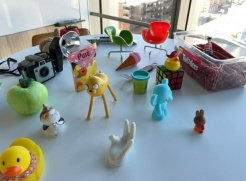
#> input picture data/figurines/images/frame_00006.jpg, 246 x 181 px, given in place of frame_00002.jpg, which was not available
$ python gerar_figuras_cvm.py
#> lines starting #> are read from the running program, lines starting #| are printed output that depends on the picture
"""
Figuras do artigo da Computational Visual Media (artigo_cvm/) no tamanho final
de impressão.

O checklist da CVM exige que o texto das figuras tenha pelo menos o tamanho do
corpo do artigo (10 pt). As figuras da tese eram desenhadas grandes e reduzidas
pelo LaTeX, o que deixava os rótulos com ~4 pt. Aqui cada figura é criada já
com a largura em que entra no artigo (\\columnwidth = 84,25 mm ou \\textwidth =
174 mm), com fonte Times (STIX) de 10 pt em todo o texto, inclusive no interior
dos diagramas, e deve ser incluída no .tex exatamente com essa largura.

As imagens de cada painel são as mesmas das figuras da tese (conferidas painel
a painel): images_coverage de cada configuração, objects_pred do Gaussian
Grouping e a imagem original em resolução cheia do LERF-OVS. As figuras
originais em figuras/ não são alteradas; a saída vai para artigo_cvm/figures/.

    python gerar_figuras_cvm.py                 # todas
    python gerar_figuras_cvm.py --so diagramas  # só um grupo
"""
import argparse
import json
import os

import cv2
import matplotlib
matplotlib.use("Agg")
import matplotlib.pyplot as plt
import numpy as np
from matplotlib.patches import Circle, FancyArrowPatch, FancyBboxPatch, Rectangle

RAIZ = os.path.dirname(os.path.abspath(__file__))
SAIDA = os.path.join(RAIZ, "artigo_cvm", "figures")
EXP = os.path.join(RAIZ, "experimentos_finais")
ARQ = os.path.join(EXP, "comparação entre arquiteturas")
LERF = "/home/victor/Downloads/lear_ovs/lerf_ovs"

COLUNA = 84.25 / 25.4   # \columnwidth da CVM, em polegadas
PAGINA = 174.0 / 25.4   # \textwidth
T_TITULO = 10           # corpo do texto do artigo
T_TEXTO = 10            # texto interno dos diagramas
DPI = 600
ASPECTO = 730 / 988     # altura/largura das imagens do LERF-OVS

plt.rcParams.update({
    "font.family": "serif", "font.serif": ["STIXGeneral"], "mathtext.fontset": "stix",
    "font.size": T_TITULO, "pdf.fonttype": 42, "savefig.dpi": DPI,
})


def ler(caminho):
    im = cv2.imread(caminho, cv2.IMREAD_COLOR)
    assert im is not None, f"não encontrado: {caminho}"
    return cv2.cvtColor(im, cv2.COLOR_BGR2RGB)


def original(cena, frame):
    """Imagem original em resolução cheia (988x730)."""
    return ler(f"{LERF}/{cena}/images/{frame}.jpg")


def cobertura(pasta, frame="frame_00002"):
    return ler(os.path.join(pasta, "images_coverage", f"{frame}.png"))


# [42 lines left out: functions salvar, mostrar, grade, not called in this run]


def figuras_grades():
    orig = original("teatime", "frame_00002")
    e1 = lambda n: cobertura(os.path.join(EXP, "experimento1", n, "gat"))
    e2 = lambda n: cobertura(os.path.join(EXP, "experimento2", n, "gat"))
    grade([("(a) Original image", orig),
           ("(b) Default", e1("padrao")),
           ("(c) Low min_cluster_size", e1("mcs_baixo")),
           ("(d) High min_cluster_size", e1("mcs_alto")),
           ("(e) High min_samples", e1("ms_alto")),
           ("(f) $leaf$ selection", e1("leaf"))],
          2, "exp1_hdbscan_comparacao_en.png")
    grade([("(a) Original image", orig),
           ("(b) Default", e1("padrao")),
           ("(c) Tight margins", e2("margens_apertadas")),
           ("(d) Relaxed margins", e2("margens_relaxadas")),
           ("(e) High centroid repulsion", e2("centroides_alto"))],
          2, "exp2_loss_comparacao_en.png")
    grade([("(a) Original image", orig),
           ("(b) GAT (8 heads)", cobertura(os.path.join(ARQ, "padrao", "gat"))),
           ("(c) GAT (4 heads)", cobertura(os.path.join(ARQ, "gat_4_cabecas", "gat"))),
           ("(d) GCN (2 layers)", cobertura(os.path.join(ARQ, "gcn_2_camadas", "gcn"))),
           ("(e) GCN (4 layers)", cobertura(os.path.join(ARQ, "gcn_4_camadas", "gcn")))],
          2, "exp3_arquiteturas_comparacao_en.png")
    grade([("(a) Original image", orig),
           ("(b) HDBSCAN on the\ninput features",
            cobertura(os.path.join(EXP, "experimento5", "sem_rede_r1", "gat"))),
           ("(c) GAT with 20 epochs",
            cobertura(os.path.join(EXP, "experimento5", "epoca20_r1", "gat"))),
           ("(d) Default (full training)", e1("padrao"))],
          2, "exp5_treino_comparacao_en.png")


# ----------------------------------------------------------------------------
# Comparação com o Gaussian Grouping (Fig. 7): uma linha por cena
# ----------------------------------------------------------------------------

COLUNAS_METODOS = ["Original image", "Our method", "Gaussian Grouping"]


# [288 lines left out: functions linha_comparacao, figuras_comparacao, grade_vistas, figura_multivistas, figura_consistencia, projetar_seg3d and 4 more, not called in this run]


# ----------------------------------------------------------------------------
# Diagramas (Figs. 1 e 2), desenhados em polegadas no tamanho de impressão
# ----------------------------------------------------------------------------

CINZA = dict(fc="#ededed", ec="#4d4d4d")
AZUL = dict(fc="#d9e6f7", ec="#2f6fc0")
LARANJA = dict(fc="#fae5cd", ec="#e08a2e")
VERDE = dict(fc="#dfeedd", ec="#3d7a3d")
ROXO = dict(fc="#e6dff3", ec="#7a5bbf")
BRANCO = dict(fc="#ffffff", ec="#111111")
LINHA = 0.8


def caixa(ax, x0, y0, x1, y1, titulo, linhas=(), cores=CINZA):
#> called with x0 = 0.12, y0 = 1.51, x1 = 0.92, y1 = 2.68, titulo = 'Scene'
    ax.add_patch(FancyBboxPatch((x0, y0), x1 - x0, y1 - y0,
                                boxstyle="round,pad=0,rounding_size=0.04",
                                linewidth=LINHA, **cores))
    cx, cy = (x0 + x1) / 2, (y0 + y1) / 2
    h_tit, h_lin = T_TITULO * 1.3 / 72, T_TEXTO * 1.2 / 72
    total = (h_tit if titulo else 0) + len(linhas) * h_lin
    y = cy + total / 2
    if titulo:
        ax.text(cx, y - h_tit / 2, titulo, ha="center", va="center",
                fontsize=T_TITULO, fontweight="bold")
        y -= h_tit
    for linha in linhas:
        ax.text(cx, y - h_lin / 2, linha, ha="center", va="center", fontsize=T_TEXTO)
        y -= h_lin


def seta(ax, x0, y0, x1, y1):
    ax.add_patch(FancyArrowPatch((x0, y0), (x1, y1), arrowstyle="-|>", mutation_scale=7,
                                 linewidth=LINHA, color="#111111", shrinkA=0, shrinkB=0))


def eixo_polegadas(largura, altura):
    fig = plt.figure(figsize=(largura, altura))
    ax = fig.add_axes([0, 0, 1, 1])
    ax.set_xlim(0, largura); ax.set_ylim(0, altura); ax.axis("off")
    return fig, ax


def pipeline():
    L, H = PAGINA, 3.20
    fig, ax = eixo_polegadas(L, H)
    m = 0.03

    # Etapa 1
    ax.add_patch(FancyBboxPatch((m, 1.42), L - 2 * m, 1.75, boxstyle="round,pad=0,rounding_size=0.05",
                                fc="#f7f7f7", ec="#b8b8b8", linewidth=LINHA))
    ax.text(0.12, 3.01, "Stage 1: scene reconstruction and initial labels",
            fontsize=T_TITULO, fontweight="bold", va="center")
    hb = 0.54                     # altura das caixas
    y_sup, y_inf = 2.14, 1.51     # base das linhas de caixas
    caixa(ax, 0.12, y_inf, 0.92, y_sup + hb, "Scene", ["images"], CINZA)
    xs = [(1.12, 2.42), (2.62, 3.92)]
    caixa(ax, xs[0][0], y_sup, xs[0][1], y_sup + hb, "COLMAP (SfM)",
          ["camera poses and", "sparse point cloud"], AZUL)
    caixa(ax, xs[1][0], y_sup, xs[1][1], y_sup + hb, "3D splats",
          ["training with 3D", "Gaussian splatting"], AZUL)
    caixa(ax, xs[0][0], y_inf, xs[0][1], y_inf + hb, "SAM",
          ["2D segmentation", "masks"], LARANJA)
    caixa(ax, xs[1][0], y_inf, xs[1][1], y_inf + hb, "DEVA",
          ["consistent IDs", "across images"], LARANJA)
    caixa(ax, 4.12, y_inf, L - 0.12, y_sup + hb, r"2D $\rightarrow$ 3D projection",
          ["voting across views defines", "the initial label of each splat"], LARANJA)
    for yc in (y_sup + hb / 2, y_inf + hb / 2):
        seta(ax, 0.92, yc, 1.11, yc)
        seta(ax, 2.42, yc, 2.61, yc)
        seta(ax, 3.92, yc, 4.11, yc)

    # ligação entre as etapas
    xl = (4.12 + L - 0.12) / 2
    ax.plot([xl, xl], [y_inf, 1.36], color="#111111", linewidth=LINHA)
    ax.plot([xl, 0.07], [1.36, 1.36], color="#111111", linewidth=LINHA)
    ax.plot([0.07, 0.07], [1.36, 0.55], color="#111111", linewidth=LINHA)
    seta(ax, 0.07, 0.55, 0.11, 0.55)

    # Etapa 2
    ax.add_patch(FancyBboxPatch((m, 0.03), L - 2 * m, 1.27, boxstyle="round,pad=0,rounding_size=0.05",
                                fc="#f7f7f7", ec="#b8b8b8", linewidth=LINHA))
    ax.text(0.12, 1.14, "Stage 2: graph learning and segmentation",
            fontsize=T_TITULO, fontweight="bold", va="center")
    blocos = [
        ("Filtering", ["opacity, scale", "and outliers"], VERDE),
        ("Graph", ["KNN, distance", r"and color ($\Delta E$)"], VERDE),
        ("GAT or GCN", ["contrastive loss", r"$\rightarrow$ embeddings"], VERDE),
        ("HDBSCAN", ["clustering of", "the embeddings"], ROXO),
        ("Propagation", ["KNN for the", "noise splats"], ROXO),
        ("Segmentation", ["3D instances", "and 2D masks"], BRANCO),
    ]
    x, w, esp = 0.12, 0.99, 0.134
    for i, (titulo, linhas, cores) in enumerate(blocos):
        caixa(ax, x, 0.17, x + w, 0.93, titulo, linhas, cores)
        if i < len(blocos) - 1:
            seta(ax, x + w, 0.55, x + w + esp - 0.01, 0.55)
        x += w + esp
    for ext in ("pdf", "png"):
        fig.savefig(os.path.join(SAIDA, f"pipeline_metodo_en.{ext}"), dpi=DPI, facecolor="white")
#> this loop made 2 passes
#> pass 1, in pipeline, `fig.savefig(os.path.join(SAIDA, f"pipeline_metodo_en.{ext}"), dpi=DPI,..`:
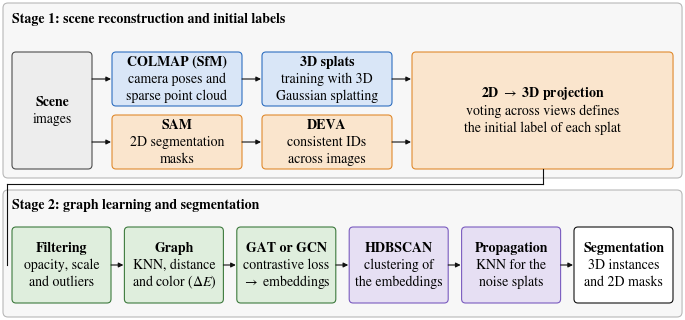
#> figure drawn by matplotlib, 1 panel
    plt.close(fig)
    print(f"  pipeline_metodo_en.pdf/.png: {L * 25.4:.1f} x {H * 25.4:.1f} mm")


def arquiteturas():
    L, H = COLUNA, 4.14
    fig, ax = eixo_polegadas(L, H)
    wc = 1.44                         # largura das caixas
    ca, cb = 0.04 + wc / 2, L - 0.04 - wc / 2   # centros das colunas (a) e (b)
    xa0, xb0 = ca - wc / 2, cb - wc / 2

    ax.text(ca, H - 0.1, "(a) GAT with 4 heads", ha="center", va="center",
            fontsize=T_TITULO, fontweight="bold")
    # subtítulos em duas linhas: em 10 pt, uma linha só passa da largura de meia coluna
    ax.text(ca, H - 0.35, "learned attention\ncoefficients", ha="center", va="center",
            fontsize=T_TEXTO, style="italic", color="#333333", linespacing=1.1)
    ax.text(cb, H - 0.1, "(b) GCN with 2 layers", ha="center", va="center",
            fontsize=T_TITULO, fontweight="bold")
    ax.text(cb, H - 0.35, "aggregation weighted\n" + r"by $w_{ij}$", ha="center", va="center",
            fontsize=T_TEXTO, style="italic", color="#333333", linespacing=1.1)

    # (topo, base) das caixas
    y_in, y_c1, y_c2, y_lin, y_l2 = (3.58, 3.22), (3.04, 2.34), (2.16, 1.46), (0.96, 0.60), (0.42, 0.04)
    for x0, cor, nome, sub1, sub2, norm in [
        (xa0, LARANJA, "GATConv (4 heads)", r"$6 \rightarrow 32 \times 4 = 128$",
         r"$128 \rightarrow 64 \times 2 = 128$", ["BatchNorm, ELU,", "Dropout"]),
        (xb0, AZUL, "GCNConv", r"$6 \rightarrow 64$", r"$64 \rightarrow 128$", None),
    ]:
        caixa(ax, x0, y_in[1], x0 + wc, y_in[0], "Input", [r"$N \times 6$  (xyz + L*a*b*)"], CINZA)
        if norm:
            caixa(ax, x0, y_c1[1], x0 + wc, y_c1[0], nome, [sub1] + norm, cor)
            caixa(ax, x0, y_c2[1], x0 + wc, y_c2[0], "GATConv (2 heads)", [sub2] + norm, cor)
        else:
            caixa(ax, x0, y_c1[1], x0 + wc, y_c1[0], nome, [sub1, "LayerNorm, ELU,", "Dropout"], cor)
            caixa(ax, x0, y_c2[1], x0 + wc, y_c2[0], nome, [sub2, "LayerNorm"], cor)
        caixa(ax, x0, y_lin[1], x0 + wc, y_lin[0], "Linear", [r"$128 \rightarrow 32$"], VERDE)
        # \U0001D49B é o z em negrito itálico, como os vetores no texto do artigo (o mathtext
        # desta versão do matplotlib não tem \mathbfit)
        caixa(ax, x0, y_l2[1], x0 + wc, y_l2[0], "L2 normalization",
              ["embedding $\U0001D49B_i \\in \\mathbb{R}^{32}$"], CINZA)

    # coluna (a): setas diretas
    for y0, y1 in [(y_in[1], y_c1[0]), (y_c1[1], y_c2[0]), (y_c2[1], y_lin[0]), (y_lin[1], y_l2[0])]:
        seta(ax, ca, y0, ca, y1)

    # coluna (b): conexão residual entre as duas GCNConv
    y_ramo = (y_c1[1] + y_c2[0]) / 2
    y_soma = (y_c2[1] + y_lin[0]) / 2
    x_res = xb0 - 0.08                # deixa entre as colunas o espaço do rótulo em 10 pt
    r_soma = 0.07
    seta(ax, cb, y_in[1], cb, y_c1[0])
    seta(ax, cb, y_c1[1], cb, y_c2[0])
    ax.add_patch(Circle((cb, y_ramo), 0.022, fc="#111111", ec="#111111"))
    ax.plot([cb, x_res, x_res, cb - r_soma], [y_ramo, y_ramo, y_soma, y_soma],
            color="#111111", linewidth=LINHA)
    ax.text((xa0 + wc + x_res) / 2, (y_ramo + y_soma) / 2, r"Linear $64 \rightarrow 128$", rotation=90,
            ha="center", va="center", fontsize=T_TEXTO)
    seta(ax, cb, y_c2[1], cb, y_soma + r_soma)
    ax.add_patch(Circle((cb, y_soma), r_soma, fc="white", ec="#111111", linewidth=LINHA))
    ax.text(cb, y_soma, "+", ha="center", va="center", fontsize=T_TITULO)
    # rótulo à esquerda da seta que sai da soma (à direita não cabe na coluna)
    ax.text(cb - 0.05, (y_soma - r_soma + y_lin[0]) / 2, "ELU, Dropout", ha="right", va="center",
            fontsize=T_TEXTO)
    seta(ax, cb, y_soma - r_soma, cb, y_lin[0])
    seta(ax, cb, y_lin[1], cb, y_l2[0])

    for ext in ("pdf", "png"):
        fig.savefig(os.path.join(SAIDA, f"arquiteturas_gnn_en.{ext}"), dpi=DPI, facecolor="white")
#> this loop made 2 passes
#> pass 1, in arquiteturas, `fig.savefig(os.path.join(SAIDA, f"arquiteturas_gnn_en.{ext}"), dpi=DPI..`:
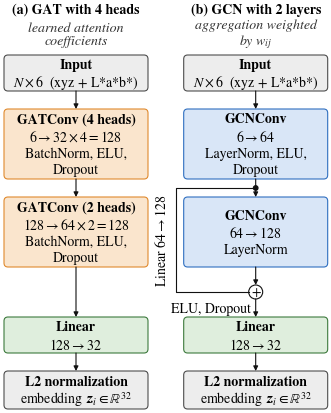
#> figure drawn by matplotlib, 1 panel
    plt.close(fig)
    print(f"  arquiteturas_gnn_en.pdf/.png: {L * 25.4:.1f} x {H * 25.4:.1f} mm")


if __name__ == "__main__":
    ap = argparse.ArgumentParser()
    ap.add_argument("--so", choices=["diagramas", "grades", "comparacao", "vistas", "seg3d",
                                     "resumo"], default=None)
    args = ap.parse_args()
    os.makedirs(SAIDA, exist_ok=True)
    if args.so in (None, "diagramas"):
        pipeline(); arquiteturas()
    if args.so in (None, "grades"):
        figuras_grades()
#> in ler, im is the input picture: shape (181, 246, 3); mean B, G, R 151.1, 151.1, 142.5
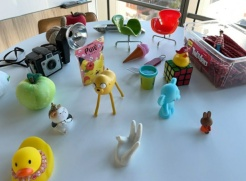
#> input picture data/figurines/images/frame_00007.jpg, 246 x 181 px, given in place of frame_00002.png, which was not available
#> in ler, im is the input picture: shape (181, 246, 3); mean B, G, R 150, 150.1, 141.7
#> (the run stopped early here; a loop or call above may not have finished)
